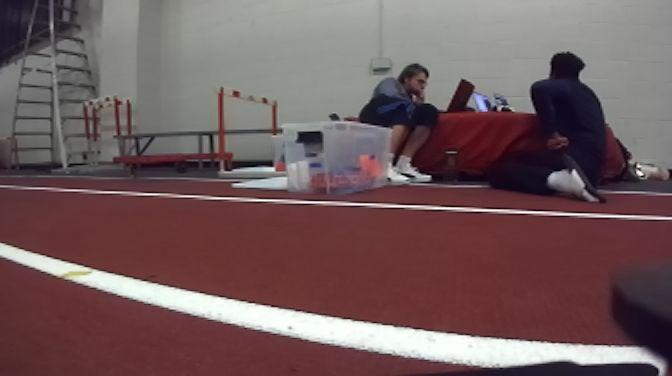
#> input picture images/error.jpg, 672 x 376 px
$ python -i color_segmentation_new.py   (imports and definitions only)
#> lines starting #> are read from the running program, lines starting #| are printed output that depends on the picture; after the words box and inside, x2 and y2 are one past the last pixel; in counts of white or black regions, pixels touching at a corner belong together
#> further down, picture is the input picture: shape (376, 672, 3); mean B, G, R 92.4, 90.7, 113.6
from __future__ import division
import cv2
import numpy as np
import pdb
import math
import rospy

WIDTH = 400
HEIGHT = 300
SCALE = 100
CENTER = WIDTH // 2

def homography_matrix():
    PTS_IMAGE_PLANE =   [[180, 172],
                [315,226],
                [331, 170],
                [494, 159],
                [432, 210],
                [217, 220],
                #FROM homography1
                [303, 367],
                [547, 361]]

    PTS_GROUND_PLANE = [[110.0, 50.0],
                [30.0, 0.0],
                [110, 0.0],
                [110.0, -50.0],
                [30.0, -10.0],
                [30.0, 10.0],
                #FROM HOMOGRAPHY1
                [10.0, 0.0],
                [10.0, -8.0]]

    METERS_PER_INCH = 0.0254

    if not len(PTS_GROUND_PLANE) == len(PTS_IMAGE_PLANE):
        rospy.logerr("ERROR: PTS_GROUND_PLANE and PTS_IMAGE_PLANE should be of same length")

    np_pts_ground = np.array(PTS_GROUND_PLANE)
    np_pts_ground = np_pts_ground * METERS_PER_INCH
    np_pts_ground = np.float32(np_pts_ground[:, np.newaxis, :])

    np_pts_ground = np_pts_ground * SCALE
    np_pts_ground[:, :, 1] += CENTER
    np_pts_ground = np_pts_ground[:, :, ::-1]

    np_pts_image = np.array(PTS_IMAGE_PLANE)
    np_pts_image = np.float32(np_pts_image[:, np.newaxis, :])

    h, err = cv2.findHomography(np_pts_image, np_pts_ground)

    return h

def transform_image(img):
    height, width, channels = img.shape
#> height = 376; width = 672; channels = 3
    height_cutoff = int(height*0.39)
#> height_cutoff = 146

    img[:int(height_cutoff), 0:width] = 0
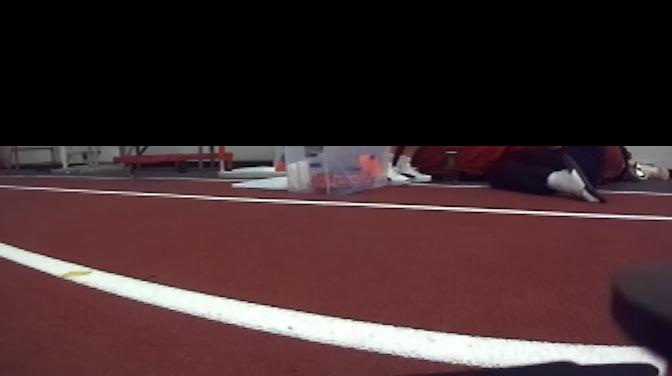
#> img: shape (376, 672, 3); mean B, G, R 46.4, 44.6, 66.3

    img = cv2.warpPerspective(img, homography_matrix(), (WIDTH, HEIGHT))
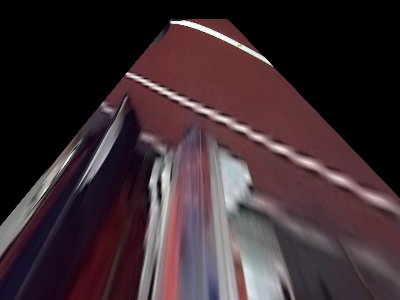
#> img: shape (300, 400, 3); mean B, G, R 49.5, 44.8, 61.1


    gray = cv2.cvtColor(img, cv2.COLOR_BGR2GRAY)
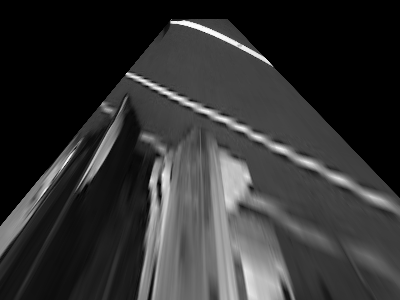
#> gray: shape (300, 400); min 0, max 254, mean 50.2
    thresh = cv2.threshold(gray, 200, 255, cv2.THRESH_BINARY)[1]
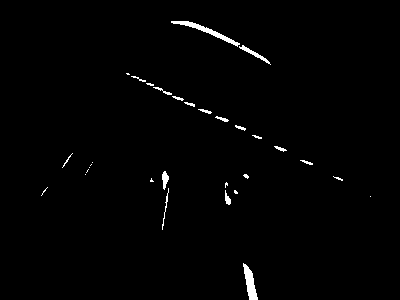
#> thresh: shape (300, 400); 1.1% white; 31 white regions (14 under 20 px), largest, box (x1, y1, x2, y2) and area: (171, 21, 240, 47) 315, (243, 263, 258, 300) 279, (239, 45, 271, 65) 120

    linesP = cv2.HoughLinesP(thresh, rho=1, theta=np.pi/180, threshold=50, minLineLength=150, maxLineGap=10)
#> linesP = None
    # print(linesP)

    lines_arr = np.array(linesP)

    strong_lines = []
    x_intercepts = []
    strong_lines2 = []

    if(not type(linesP) is np.ndarray):
      return None, None, None

    # Iterate over each line
    for line in lines_arr:
        x1, y1, x2, y2 = line[0][0], line[0][1], line[0][2], line[0][3]

        if x1 == x2:
          x2+=1

        if abs (y1 - y2) < 80:
          continue

        m = (1.0*y2 - 1.0*y1) / (1.0*x2 - 1.0*x1)
        b = y1*1.0 - 1.0*m * x1
        intercept_with_top = -b / m
        convert_to_world = (intercept_with_top*1.0 - CENTER*1.0)/(SCALE*1.0)

        if abs(m) < 1:
          continue

        strong_lines.append([[m,b]])
        strong_lines2.append([[x1, y1, x2, y2]])
        x_intercepts.append(convert_to_world)

    return np.array(strong_lines), x_intercepts, strong_lines2

# [48 lines left out: function get_lane_position, not called in this run]

>>> import cv2
>>> picture = cv2.imread('../../images/error.jpg')
>>> result = transform_image(picture)

$ run again, on images/0.34.png
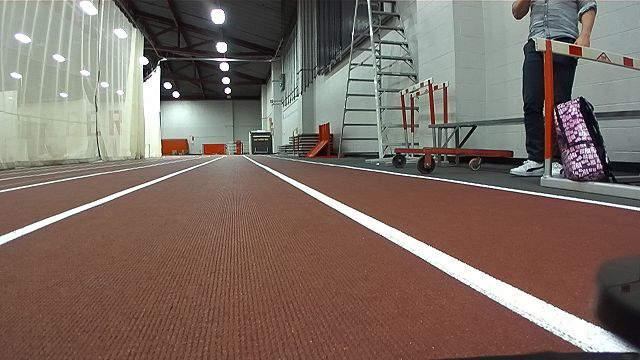
#> input picture images/0.34.png, 640 x 360 px
#> picture is the input picture: shape (360, 640, 3); mean B, G, R 99.2, 108.5, 123.9
#> in transform_image, `gray = cv2.cvtColor(img, cv2.COLOR_BGR2GRAY)`:
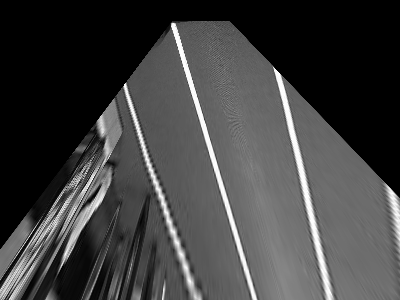
#> gray: shape (300, 400); min 0, max 255, mean 64.6
#> in transform_image, `thresh = cv2.threshold(gray, 200, 255, cv2.THRESH_BINARY)[1]`:
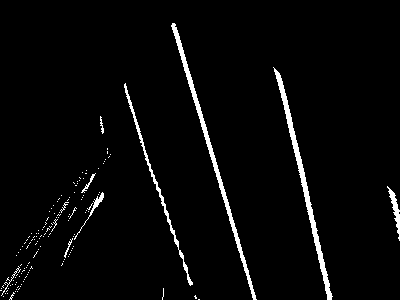
#> thresh: shape (300, 400); 3.2% white; 143 white regions (133 under 20 px), largest, box (x1, y1, x2, y2) and area: (171, 23, 257, 300) 1220, (273, 67, 333, 300) 1202, (124, 83, 193, 286) 579
#> linesP = [[172, 25, 255, 299], [274, 68, 331, 297], [172, 23, 256, 299], [173, 23, 239, 239], [276, 70, 332, 296], [125, 92, 196, 298], [171, 25, 254, 297], [287, 123, 330, 297], [278, 72, 317, 230], [136, 128, 190, 285], [183, 66, 254, 299]]
#> lines_arr has the same summary as linesP
#> the loop in transform_image, `for line in lines_arr:` made 11 passes
#> (x1, y1, x2, y2, m, b, intercept_with_top, convert_to_world) on passes 1 to 8: (172, 25, 255, 299, 3.3, -542.8, 164.4, -0.356), (274, 68, 331, 297, 4.02, -1032.8, 257.1, 0.571), (172, 23, 256, 299, 3.29, -542.1, 165, -0.35), (173, 23, 239, 239, 3.27, -543.2, 166, -0.34), (276, 70, 332, 296, 4.04, -1043.9, 258.7, 0.587), (125, 92, 196, 298, 2.9, -270.7, 93.29, -1.07), (171, 25, 254, 297, 3.28, -535.4, 163.4, -0.366), (287, 123, 330, 297, 4.05, -1038.3, 256.6, 0.566)
#> after the loop in transform_image, `for line in lines_arr:`: strong_lines = [[[3.3, -542.8]], [[4.02, -1032.8]], [[3.29, -542.1]], [[3.27, -543.2]], [[4.04, -1043.9]], [[2.9, -270.7]], [[3.28, -535.4]], [[4.05, -1038.3]], [[4.05, -1054.3]], [[2.91, -267.4]], [[3.28, -534.5]]]; strong_lines2 = [[[172, 25, 255, 299]], [[274, 68, 331, 297]], [[172, 23, 256, 299]], [[173, 23, 239, 239]], [[276, 70, 332, 296]], [[125, 92, 196, 298]], [[171, 25, 254, 297]], [[287, 123, 330, 297]], [[278, 72, 317, 230]], [[136, 128, 190, 285]], [[183, 66, 254, 299]]]; x_intercepts = [-0.356, 0.571, -0.35, -0.34, 0.587, -1.07, -0.366, 0.566, 0.602, -1.08, -0.371]

$ run again, on images/cone.png
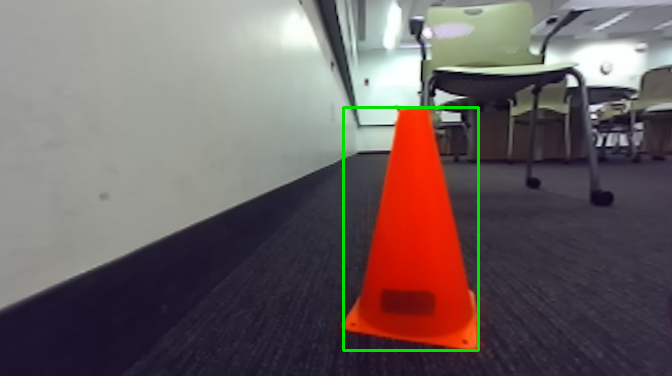
#> input picture images/cone.png, 672 x 376 px
#> picture is the input picture: shape (376, 672, 3); mean B, G, R 97, 97.4, 109.2
#> in transform_image, `img[:int(height_cutoff), 0:width] = 0`:
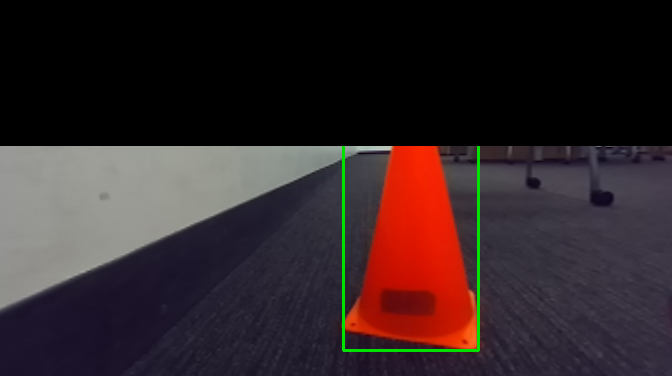
#> img: shape (376, 672, 3); mean B, G, R 40.3, 38, 51.1
#> in transform_image, `gray = cv2.cvtColor(img, cv2.COLOR_BGR2GRAY)`:
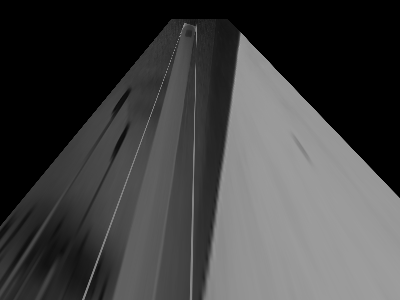
#> gray: shape (300, 400); min 0, max 162, mean 65.6
#> thresh: shape (300, 400); every value is 0
#> linesP = None

$ run again, on images/coordiantes2.png
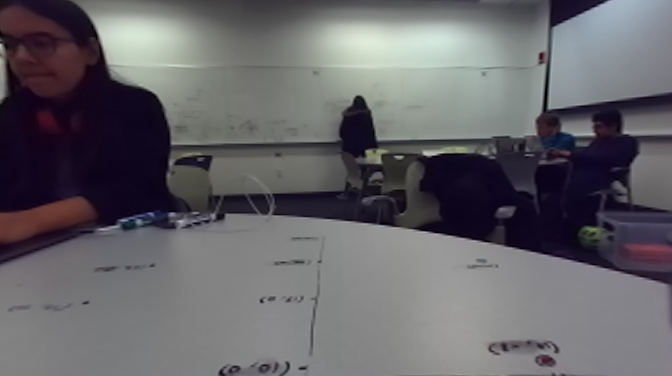
#> input picture images/coordiantes2.png, 672 x 376 px
#> picture is the input picture: shape (376, 672, 3); mean B, G, R 104.4, 100, 101.7
#> in transform_image, `img[:int(height_cutoff), 0:width] = 0`:
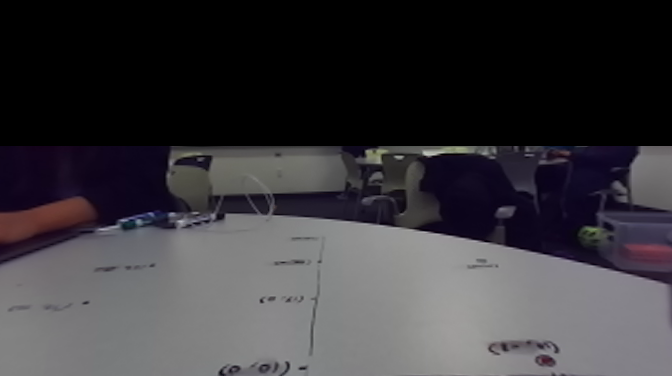
#> img: shape (376, 672, 3); mean B, G, R 60.7, 56.7, 58.8
#> in transform_image, `gray = cv2.cvtColor(img, cv2.COLOR_BGR2GRAY)`:
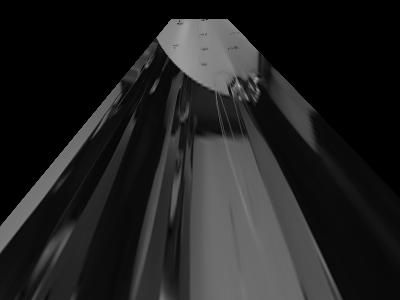
#> gray: shape (300, 400); min 0, max 166, mean 33.6
#> thresh: shape (300, 400); every value is 0
#> linesP = None
